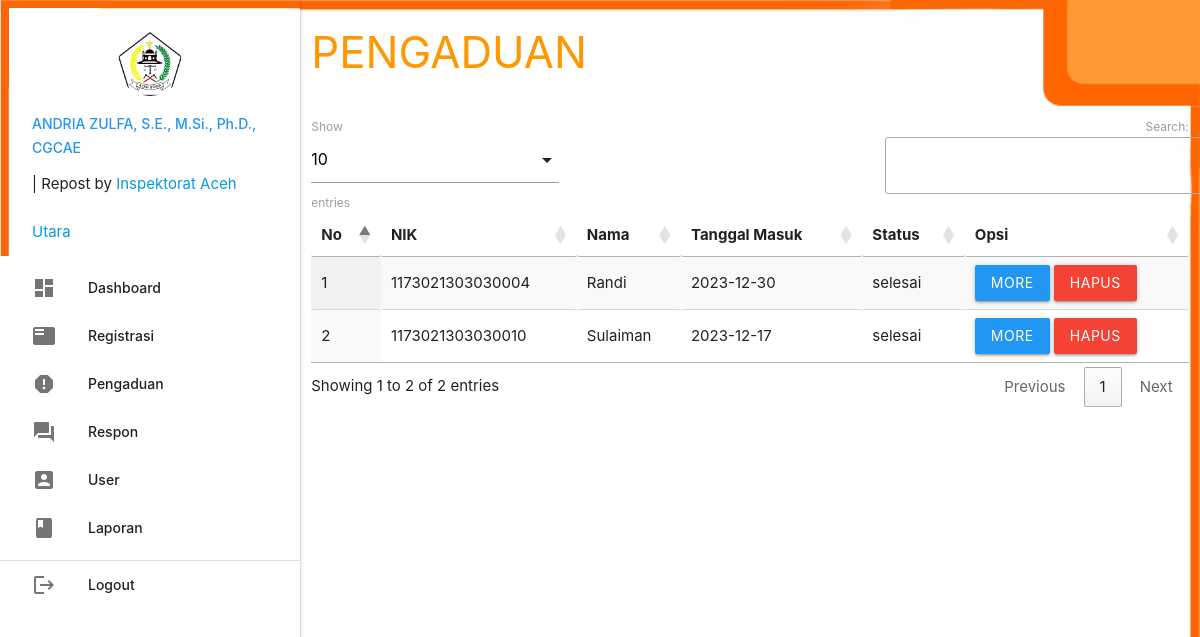
The page /admin/index.php?p=pengaduan (signed in) on the database its author committed.
### tables this page shows
CREATE TABLE `pengaduan` (
  `id_pengaduan` int(5) NOT NULL,
  `tgl_pengaduan` varchar(20) NOT NULL,
  `nik` varchar(16) NOT NULL,
  `isi_laporan` text NOT NULL,
  `foto` varchar(255) NOT NULL,
  `status` enum('proses','selesai','ditolak') DEFAULT NULL
);

CREATE TABLE `masyarakat` (
  `nik` varchar(16) NOT NULL,
  `nama` varchar(35) NOT NULL,
  `username` varchar(25) NOT NULL,
  `password` varchar(255) NOT NULL,
  `telp` varchar(13) NOT NULL
);

### admin/pengaduan.php (the view, shortened to what this page needs)
       <div class="row">
         <div class="col s12 m9">
           <h3 class="orange-text">PENGADUAN</h3>
         </div>
       </div>
       <table id="example" class="display responsive-table" style="width:100%">
         <thead>
             <tr>
			<th>No</th>
			<th>NIK</th>
			<th>Nama</th>
			<th>Tanggal Masuk</th>
			<th>Status</th>
			<th>Opsi</th>
             </tr>
         </thead>
         <tbody>
<?php
	$no=1;
	$query = mysqli_query($koneksi,"SELECT * FROM pengaduan INNER JOIN masyarakat ON pengaduan.nik=masyarakat.nik ORDER BY pengaduan.id_pengaduan DESC");
	while ($r=mysqli_fetch_assoc($query)) { ?>
	<tr>
		<td><?php echo $no++; ?></td>
		<td><?php echo $r['nik']; ?></td>
		<td><?php echo $r['nama']; ?></td>
		<td><?php echo $r['tgl_pengaduan']; ?></td>
		<td><?php echo $r['status']; ?></td>
		<td><a class="btn modal-trigger blue" href="#more?id_pengaduan=<?php echo $r['id_pengaduan'] ?>">More</a>  <a class="btn red" onclick="return confirm('Anda Yakin Ingin Menghapus Y/N')" href="index.php?p=pengaduan_hapus&id_pengaduan=<?php echo $r['id_pengaduan'] ?>">Hapus</a></td>
	</tr>
           <?php  }
            ?>
         </tbody>
       </table>

### rows shown on the page
pengaduan: masyarakat.nik "1173021303030004", masyarakat.nama "Randi", tgl_pengaduan "2023-12-30", status "selesai"
pengaduan: masyarakat.nik "1173021303030010", masyarakat.nama "Sulaiman", tgl_pengaduan "2023-12-17", status "selesai"

### other values the page prints
$_SESSION['data']['nama_petugas'] "ANDRIA ZULFA, S.E., M.Si., Ph.D., CGCAE"
